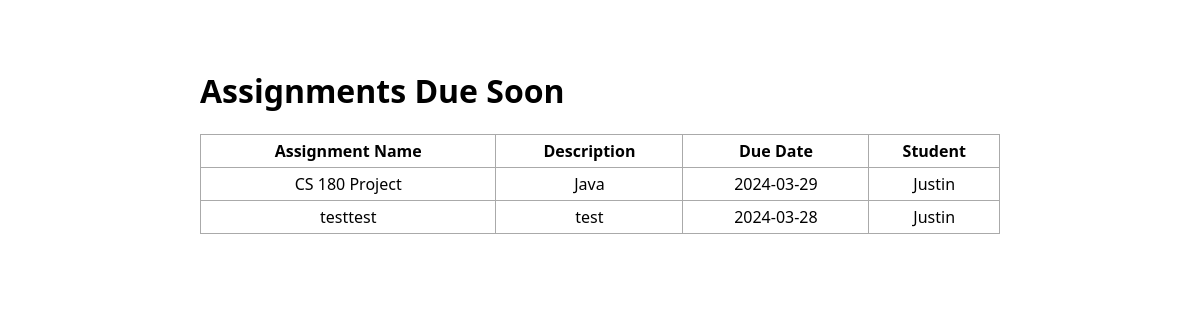
/report/dueSoon/, run on an earlier commit of the app's database.
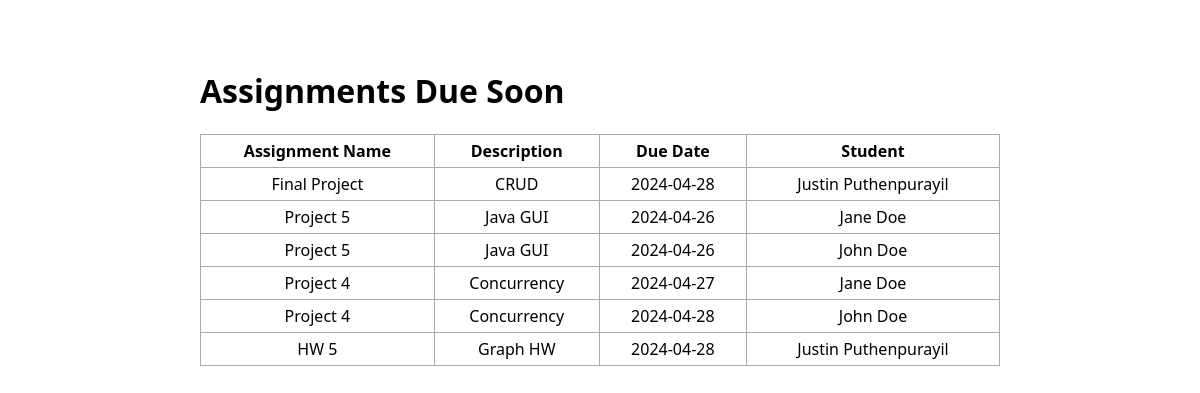
And on a later commit of the database.
### app.py (models this page shows, shortened)
class Assignment(db.Model):
    id = db.Column(db.Integer, primary_key=True)
    student_id = db.Column(db.Integer, db.ForeignKey("student.id"), nullable=False)
    professor_id = db.Column(db.Integer, db.ForeignKey("professor.id"), nullable=False)
    name = db.Column(db.String(200), nullable=False)
    description = db.Column(db.Text, nullable=False)
    due_date = db.Column(db.DateTime, nullable=False, default=datetime.utcnow)
    student = db.relationship("Student", backref="assignments")
    professor = db.relationship("Professor", backref="assignments")

class Student(db.Model):
    id = db.Column(db.Integer, primary_key=True)
    name = db.Column(db.String(100), nullable=False)
    email = db.Column(db.String(100), unique=True, nullable=False)
    major = db.Column(db.String(100), nullable=True)
    year = db.Column(db.String(100), nullable=True)

### app.py (the view)
@app.route("/report/dueSoon/", methods=["GET"])
def report_due_soon():
    with db.engine.connect() as conn:
        due_soon_date = datetime.now() + timedelta(days=7)
        stmt = text(
            """
            SELECT
                assignment.name,
                assignment.description,
                assignment.due_date,
                student.name AS student_name
            FROM
                assignment
            JOIN
                student
            ON
                assignment.student_id = student.id
            WHERE
                assignment.due_date <= :due_soon_date
            """
        )
        result = conn.execute(stmt, {"due_soon_date": due_soon_date})
        assignments_due_soon = result.mappings().all()
    return render_template(
        "reportDueSoon.html", assignments_due_soon=assignments_due_soon
    )

### templates/reportDueSoon.html (shortened to what this page needs)
{% extends 'base.html' %}
{% block body %}
<div class="content">
    <h1>Assignments Due Soon</h1>
    <table>
        <tr>
            <th>Assignment Name</th>
            <th>Description</th>
            <th>Due Date</th>
            <th>Student</th>
        </tr>
        {% for assignment in assignments_due_soon %}
        <tr>
            <td>{{ assignment.name }}</td>
            <td>{{ assignment.description }}</td>
            <td>{{ assignment.due_date.split(' ')[0] }}</td>
            <td>{{ assignment.student_name }}</td>
        </tr>
        {% endfor %}
    </table>
</div>
{% endblock %}

What changed in the data, as far as the page shows it:
no longer on this page (row edited): Assignment: name "CS 180 Project", description "Java", due_date "2024-03-29"
no longer on this page (row edited): Assignment: name "testtest", description "test", due_date "2024-03-28"
added Assignment: name "Final Project", description "CRUD", due_date "2024-04-28"
added Assignment: name "Project 5", description "Java GUI", due_date "2024-04-26"
added Student: student_name "Jane Doe" "Jane Doe"
added Assignment: name "Project 5", description "Java GUI", due_date "2024-04-26"
added Student: student_name "John Doe" "John Doe"
added Assignment: name "Project 4", description "Concurrency", due_date "2024-04-27"
added Assignment: name "Project 4", description "Concurrency", due_date "2024-04-28"
added Assignment: name "HW 5", description "Graph HW", due_date "2024-04-28"
Also different on the page:
new list line: "Justin Puthenpurayil"
list line gone: "Justin"
